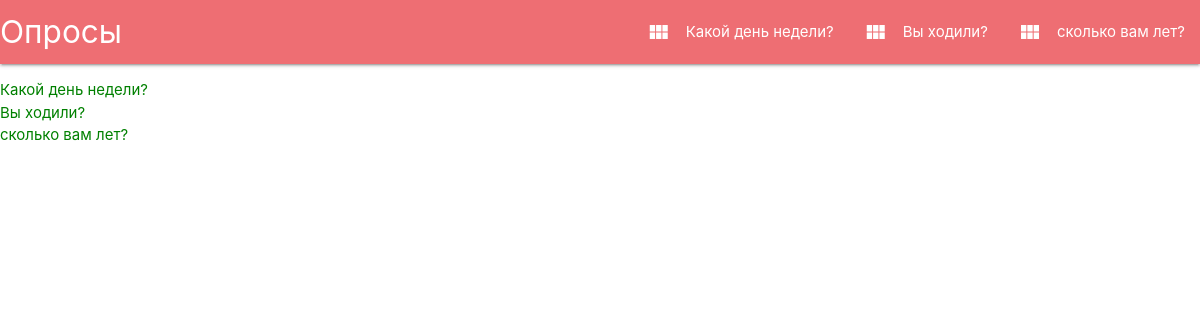
Screenshot of /polls/ with the database file from the repository.
### polls/models.py (models this page shows, shortened)
class Question(models.Model):
    question_text = models.CharField('вопрос', max_length=200)
    pub_date = models.DateTimeField('Дата публикации')
    class Meta:
        verbose_name = 'Вопрос'
        verbose_name_plural = 'Вопросы'

### polls/views.py (the view)
# urls.py: path('', views.IndexView.as_view(), name='index'),
class IndexView(generic.ListView):
    template_name = 'polls/index.html'
    context_object_name = 'latest_question_list'
    def get_queryset(self):
        return Question.objects.filter(
            pub_date__lte=timezone.now()
        ).order_by('-pub_date')[:5]

### polls/templates/polls/index.html (shortened to what this page needs)
{% extends 'polls/polls_base.html' %}
{% load static %}
{% block content %}
{% include 'polls/menu_polls.html' %}
{% if latest_question_list %}
    <ul>
    {% for question in latest_question_list %}
        <li><a href="{% url 'polls:detail' question.id %}">{{ question.question_text }}</a></li>
    {% endfor %}
    </ul>
{% else %}
    <p>No polls are available.</p>
{% endif %}
{% endblock %}

### polls/templates/polls/menu_polls.html
<nav>
    <div class="nav-wrapper">
      <a href="#!" class="brand-logo">Опросы</a>
      <ul class="right hide-on-med-and-down">
          {% for question in latest_question_list %}
        <li><a href="{% url 'polls:detail' question.id %}" ><i class="material-icons left">view_module</i>{{ question.question_text }}</a></li>
    {% endfor %}
      </ul>
    </div>
  </nav>

### polls/static/polls/css/style.css (style rules this page uses)
li a { color: green; }

### rows the page displays
Question: question_text "Какой день недели?"
Question: question_text "Вы ходили?"
Question: question_text "сколько вам лет?"
